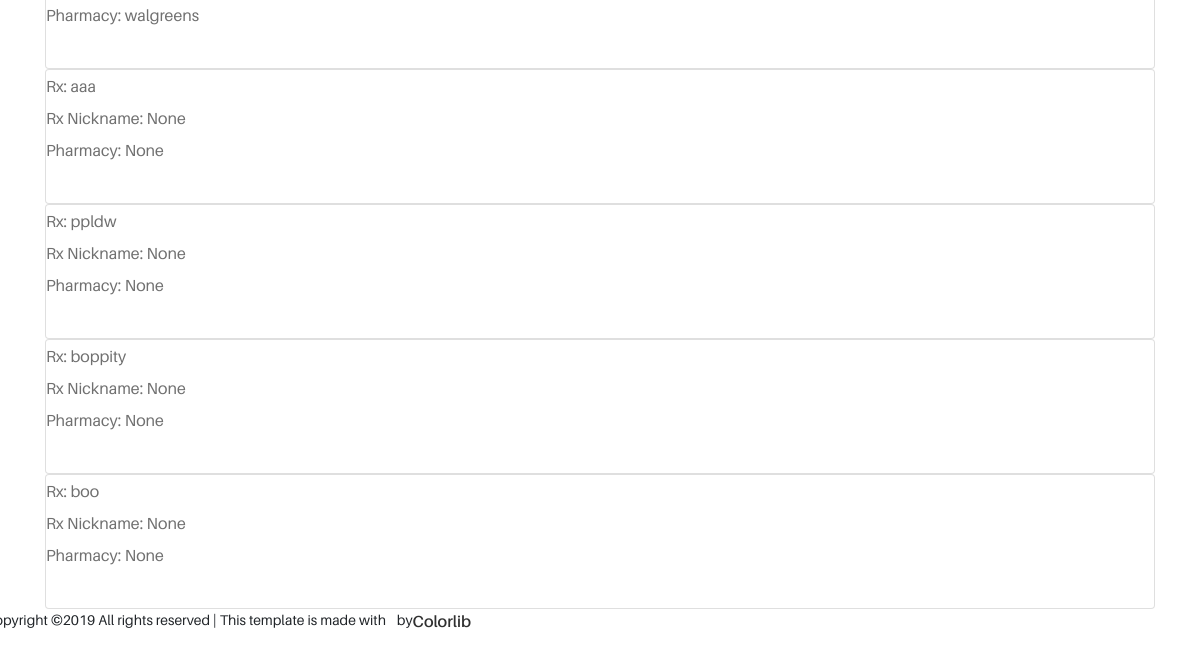
The page /all-refills/ (signed in, lower part) on the database as committed earlier.
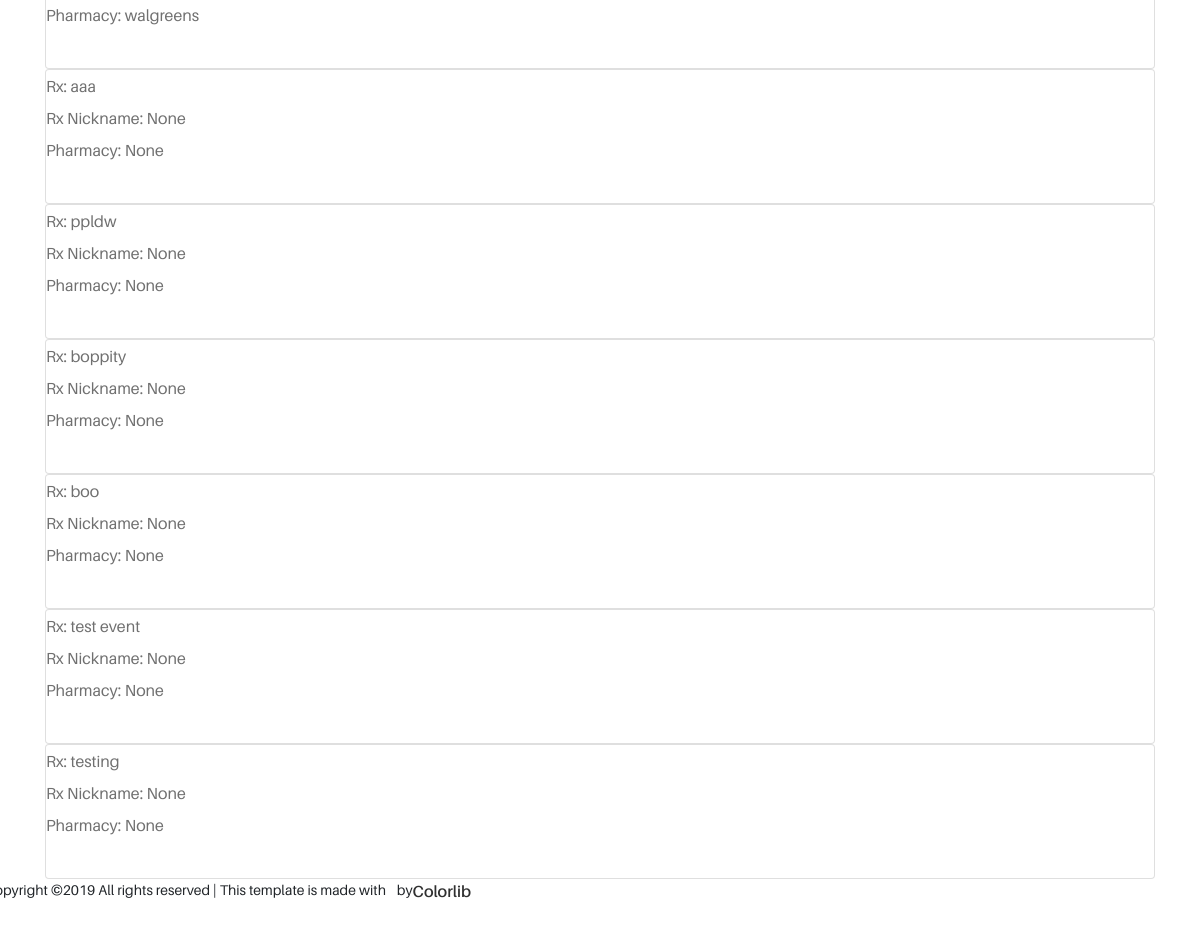
The same page on the database as committed later.
### microblog/models.py (models this page shows)
class Refill(models.Model):
    user = models.ForeignKey(
        User,
        on_delete=models.CASCADE,
    )
    prescription = models.CharField(max_length=60, help_text="Medicine Name")
    nickname = models.CharField(max_length=60, null=True, blank=True, help_text="Optional: Name that will display on calendar event instead of Medicine Name", verbose_name='Medicine Nickname')
    pharmacy = models.CharField(max_length=240, null=True, blank=True, help_text="Name and Location", verbose_name="Pharmacy for Refill")
    refill_date = models.DateField(default=datetime.date.today, help_text="Next date to refill med")
    refill_time = models.TimeField(default=datetime.time(12, 00, 00), null=True, blank=True)
    refill_time = models.TimeField(default=datetime.time(12, 00, 00), null=True, blank=True)
    all_day = models.BooleanField(default=False, blank=True)
    often = models.IntegerField(default=1, validators=[MinValueValidator(0), MaxValueValidator(20)], null=True, blank=True, verbose_name="Repeates Every")
    repeats = models.CharField(max_length=9, choices= REPEATS_CHOICES, null=True, blank=True, verbose_name="")

### microblog/views.py (the view)
# urls.py: path('all-refills/', views.view_all_refills, name="all_refills"),
def view_all_refills(request):
    refills = Refill.objects.order_by('-nickname')
    refills_by_user = refills.filter(user_id=request.user.id)
    context = {
        'refills': refills_by_user,
        'username':request.user.username
    }
    return render(request, 'pages/all_refills.html', context)

### microblog/templates/pages/all_refills.html (shortened to what this page needs)
{% extends "../base.html" %}
{% load static i18n %}
{% block content %}
<div class="container">
    {% include "snippets/refills.html" %}
</div>
{% endblock content %}

### microblog/templates/base.html (shortened to what this page needs)
{% load static %}
<!DOCTYPE html>
<html lang="en">
<head>
    <link rel="stylesheet" href=" {% static 'style.css' %}">
</head>
<body>
    <div>
        {% block index %}
            {% if user.is_authenticated %}
                  {% block content %}
                  {% endblock content %}
            {% endif %}
        {% endblock index %}
        </div>
 <div class="row" style="margin-bottom: 30px;">
Copyright &copy;<script>document.write(new Date().getFullYear());</script> All rights reserved | This template is made with <i class="fa fa-heart-o" aria-hidden="true"></i> by <a href="https://colorlib.com" target="_blank">Colorlib</a>
            </div>
</body>
</html>

### microblog/templates/snippets/refills.html (shortened to what this page needs)
{% for refill in refills %}
<div class="refill card">
    <div class="text">
        <p>    Rx: {{ refill.prescription }}
        <br>    Rx Nickname: {{ refill.nickname }}
        <br>    Pharmacy: {{ refill.pharmacy }}
        </p>
    </div>
    <div class="links">
        <a href="/delete-refill/{{ refill.id }}/" class="btn btn-link">
        </a>
        <button type="button" class="btn btn-link" data-toggle="modal" data-target="#modal{{ refill.id }}">
        </button>
    </div>
</div>
{% endfor %}

### microblog/static/style.css (style rules this page uses)
* { margin: 0; padding: 0; }
body { font-family: "Aileron"; font-weight: 400; font-size: 14px; }
a, a:active, a:focus, a:hover { font-family: "Aileron"; color: #303030; text-decoration: none; -webkit-transition-duration: 500ms; -o-transition-duration: 500ms; transition-duration: 500ms; outline: none; font-size: 16px; font-weight: 600; }
p { line-height: 2; color: #707070; font-size: 16px; font-weight: normal; }

Rows that differ between the two databases and show on the page:
added Refill: prescription "test event", nickname "None", pharmacy "None"
added Refill: prescription "testing", nickname "None", pharmacy "None"
